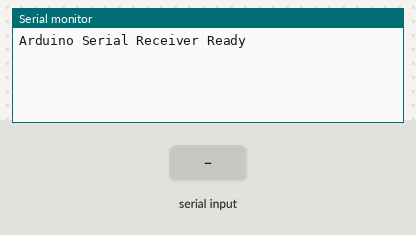
The sketch below on a simulated Arduino Uno, built with avr-gcc and run on an emulated ATmega328P. On the bench: the last lines printed to the serial monitor. Inputs (shaded band) come from the test bench.

Above: at 1.2 s.
1.3 s: "1\n" received over Serial
At 1.8 s:
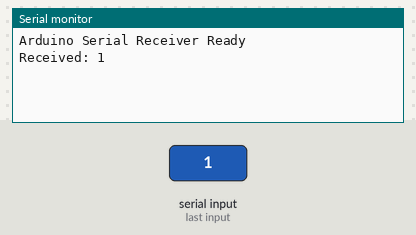
2.8 s: "0\n" received over Serial
At 4.0 s:
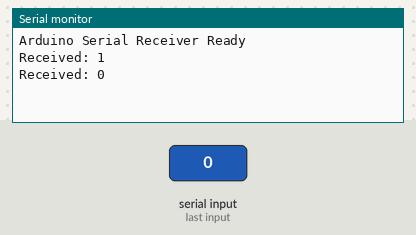
4.3 s: "2\n" received over Serial
At 5.3 s:
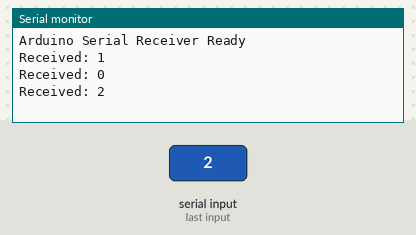

Measured:
- after the input at 1.3 s, the serial monitor: prints a new line at once (image 1)
- after the input at 2.8 s, the serial monitor: prints a new line at once (image 2)
- after the input at 4.3 s, the serial monitor: prints a new line at once (image 3)

The sketch:

receiver1.ino
```cpp
void setup() {
  Serial.begin(9600);  // Start serial at 9600 baud
  while (!Serial) { ; } // Wait for serial port to connect (only needed on some boards)
  Serial.println("Arduino Serial Receiver Ready");
}

void loop() {
  if (Serial.available() > 0) {
    String incoming = Serial.readStringUntil('\n');  // Read incoming string until newline
    Serial.print("Received: ");
    Serial.println(incoming);
  }
}
```
